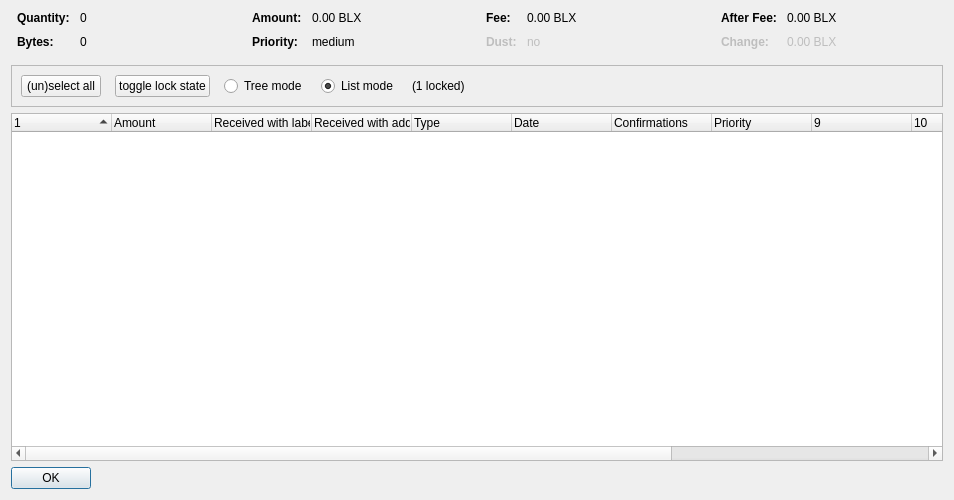
<?xml version="1.0" encoding="UTF-8"?>
<ui version="4.0">
 <class>CoinControlDialog</class>
 <widget class="QDialog" name="CoinControlDialog">
  <property name="geometry">
   <rect>
    <x>0</x>
    <y>0</y>
    <width>954</width>
    <height>500</height>
   </rect>
  </property>
  <property name="windowTitle">
   <string>Coin Selection</string>
  </property>
  <layout class="QVBoxLayout" name="verticalLayout">
   <item>
    <layout class="QHBoxLayout" name="horizontalLayoutTop" stretch="0,0,0,0">
     <property name="topMargin">
      <number>0</number>
     </property>
     <property name="bottomMargin">
      <number>10</number>
     </property>
     <item>
      <layout class="QFormLayout" name="formLayoutCoinControl1">
       <property name="horizontalSpacing">
        <number>10</number>
       </property>
       <property name="verticalSpacing">
        <number>10</number>
       </property>
       <property name="leftMargin">
        <number>6</number>
       </property>
       <property name="rightMargin">
        <number>6</number>
       </property>
       <item row="0" column="0">
        <widget class="QLabel" name="labelCoinControlQuantityText">
         <property name="font">
          <font>
           <weight>75</weight>
           <bold>true</bold>
          </font>
         </property>
         <property name="text">
          <string>Quantity:</string>
         </property>
        </widget>
       </item>
       <item row="0" column="1">
        <widget class="QLabel" name="labelCoinControlQuantity">
         <property name="cursor">
          <cursorShape>IBeamCursor</cursorShape>
         </property>
         <property name="contextMenuPolicy">
          <enum>Qt::ActionsContextMenu</enum>
         </property>
         <property name="text">
          <string notr="true">0</string>
         </property>
         <property name="textInteractionFlags">
          <set>Qt::LinksAccessibleByMouse|Qt::TextSelectableByKeyboard|Qt::TextSelectableByMouse</set>
         </property>
        </widget>
       </item>
       <item row="1" column="0">
        <widget class="QLabel" name="labelCoinControlBytesText">
         <property name="font">
          <font>
           <weight>75</weight>
           <bold>true</bold>
          </font>
         </property>
         <property name="text">
          <string>Bytes:</string>
         </property>
        </widget>
       </item>
       <item row="1" column="1">
        <widget class="QLabel" name="labelCoinControlBytes">
         <property name="cursor">
          <cursorShape>IBeamCursor</cursorShape>
         </property>
         <property name="contextMenuPolicy">
          <enum>Qt::ActionsContextMenu</enum>
         </property>
         <property name="text">
          <string notr="true">0</string>
         </property>
         <property name="textInteractionFlags">
          <set>Qt::LinksAccessibleByMouse|Qt::TextSelectableByKeyboard|Qt::TextSelectableByMouse</set>
         </property>
        </widget>
       </item>
      </layout>
     </item>
     <item>
      <layout class="QFormLayout" name="formLayoutCoinControl2">
       <property name="horizontalSpacing">
        <number>10</number>
       </property>
       <property name="verticalSpacing">
        <number>10</number>
       </property>
       <property name="leftMargin">
        <number>6</number>
       </property>
       <property name="rightMargin">
        <number>6</number>
       </property>
       <item row="0" column="0">
        <widget class="QLabel" name="labelCoinControlAmountText">
         <property name="font">
          <font>
           <weight>75</weight>
           <bold>true</bold>
          </font>
         </property>
         <property name="text">
          <string>Amount:</string>
         </property>
        </widget>
       </item>
       <item row="0" column="1">
        <widget class="QLabel" name="labelCoinControlAmount">
         <property name="cursor">
          <cursorShape>IBeamCursor</cursorShape>
         </property>
         <property name="contextMenuPolicy">
          <enum>Qt::ActionsContextMenu</enum>
         </property>
         <property name="text">
          <string notr="true">0.00 BLX</string>
         </property>
         <property name="textInteractionFlags">
          <set>Qt::LinksAccessibleByMouse|Qt::TextSelectableByKeyboard|Qt::TextSelectableByMouse</set>
         </property>
        </widget>
       </item>
       <item row="1" column="0">
        <widget class="QLabel" name="labelCoinControlPriorityText">
         <property name="font">
          <font>
           <weight>75</weight>
           <bold>true</bold>
          </font>
         </property>
         <property name="text">
          <string>Priority:</string>
         </property>
        </widget>
       </item>
       <item row="1" column="1">
        <widget class="QLabel" name="labelCoinControlPriority">
         <property name="cursor">
          <cursorShape>IBeamCursor</cursorShape>
         </property>
         <property name="contextMenuPolicy">
          <enum>Qt::ActionsContextMenu</enum>
         </property>
         <property name="text">
          <string>medium</string>
         </property>
         <property name="textInteractionFlags">
          <set>Qt::LinksAccessibleByMouse|Qt::TextSelectableByKeyboard|Qt::TextSelectableByMouse</set>
         </property>
        </widget>
       </item>
      </layout>
     </item>
     <item>
      <layout class="QFormLayout" name="formLayoutCoinControl3">
       <property name="horizontalSpacing">
        <number>10</number>
       </property>
       <property name="verticalSpacing">
        <number>10</number>
       </property>
       <property name="leftMargin">
        <number>6</number>
       </property>
       <property name="rightMargin">
        <number>6</number>
       </property>
       <item row="0" column="0">
        <widget class="QLabel" name="labelCoinControlFeeText">
         <property name="font">
          <font>
           <weight>75</weight>
           <bold>true</bold>
          </font>
         </property>
         <property name="text">
          <string>Fee:</string>
         </property>
        </widget>
       </item>
       <item row="0" column="1">
        <widget class="QLabel" name="labelCoinControlFee">
         <property name="cursor">
          <cursorShape>IBeamCursor</cursorShape>
         </property>
         <property name="contextMenuPolicy">
          <enum>Qt::ActionsContextMenu</enum>
         </property>
         <property name="text">
          <string notr="true">0.00 BLX</string>
         </property>
         <property name="textInteractionFlags">
          <set>Qt::LinksAccessibleByMouse|Qt::TextSelectableByKeyboard|Qt::TextSelectableByMouse</set>
         </property>
        </widget>
       </item>
       <item row="1" column="0">
        <widget class="QLabel" name="labelCoinControlLowOutputText">
         <property name="enabled">
          <bool>false</bool>
         </property>
         <property name="font">
          <font>
           <weight>75</weight>
           <bold>true</bold>
          </font>
         </property>
         <property name="text">
          <string>Dust:</string>
         </property>
        </widget>
       </item>
       <item row="1" column="1">
        <widget class="QLabel" name="labelCoinControlLowOutput">
         <property name="enabled">
          <bool>false</bool>
         </property>
         <property name="cursor">
          <cursorShape>IBeamCursor</cursorShape>
         </property>
         <property name="contextMenuPolicy">
          <enum>Qt::ActionsContextMenu</enum>
         </property>
         <property name="text">
          <string>no</string>
         </property>
         <property name="textInteractionFlags">
          <set>Qt::LinksAccessibleByMouse|Qt::TextSelectableByKeyboard|Qt::TextSelectableByMouse</set>
         </property>
        </widget>
       </item>
      </layout>
     </item>
     <item>
      <layout class="QFormLayout" name="formLayoutCoinControl4">
       <property name="horizontalSpacing">
        <number>10</number>
       </property>
       <property name="verticalSpacing">
        <number>10</number>
       </property>
       <property name="leftMargin">
        <number>6</number>
       </property>
       <property name="rightMargin">
        <number>6</number>
       </property>
       <item row="0" column="0">
        <widget class="QLabel" name="labelCoinControlAfterFeeText">
         <property name="font">
          <font>
           <weight>75</weight>
           <bold>true</bold>
          </font>
         </property>
         <property name="text">
          <string>After Fee:</string>
         </property>
        </widget>
       </item>
       <item row="0" column="1">
        <widget class="QLabel" name="labelCoinControlAfterFee">
         <property name="cursor">
          <cursorShape>IBeamCursor</cursorShape>
         </property>
         <property name="contextMenuPolicy">
          <enum>Qt::ActionsContextMenu</enum>
         </property>
         <property name="text">
          <string notr="true">0.00 BLX</string>
         </property>
         <property name="textInteractionFlags">
          <set>Qt::LinksAccessibleByMouse|Qt::TextSelectableByKeyboard|Qt::TextSelectableByMouse</set>
         </property>
        </widget>
       </item>
       <item row="1" column="0">
        <widget class="QLabel" name="labelCoinControlChangeText">
         <property name="enabled">
          <bool>false</bool>
         </property>
         <property name="font">
          <font>
           <weight>75</weight>
           <bold>true</bold>
          </font>
         </property>
         <property name="text">
          <string>Change:</string>
         </property>
        </widget>
       </item>
       <item row="1" column="1">
        <widget class="QLabel" name="labelCoinControlChange">
         <property name="enabled">
          <bool>false</bool>
         </property>
         <property name="cursor">
          <cursorShape>IBeamCursor</cursorShape>
         </property>
         <property name="contextMenuPolicy">
          <enum>Qt::ActionsContextMenu</enum>
         </property>
         <property name="text">
          <string notr="true">0.00 BLX</string>
         </property>
         <property name="textInteractionFlags">
          <set>Qt::LinksAccessibleByMouse|Qt::TextSelectableByKeyboard|Qt::TextSelectableByMouse</set>
         </property>
        </widget>
       </item>
      </layout>
     </item>
    </layout>
   </item>
   <item>
    <widget class="QFrame" name="frame">
     <property name="minimumSize">
      <size>
       <width>0</width>
       <height>40</height>
      </size>
     </property>
     <property name="frameShape">
      <enum>QFrame::StyledPanel</enum>
     </property>
     <property name="frameShadow">
      <enum>QFrame::Sunken</enum>
     </property>
     <layout class="QHBoxLayout" name="horizontalLayout">
      <item>
       <layout class="QHBoxLayout" name="horizontalLayoutPanel" stretch="0,0,0,0,0,0">
        <property name="spacing">
         <number>14</number>
        </property>
        <item>
         <widget class="QPushButton" name="pushButtonSelectAll">
          <property name="sizePolicy">
           <sizepolicy hsizetype="Maximum" vsizetype="Fixed">
            <horstretch>0</horstretch>
            <verstretch>0</verstretch>
           </sizepolicy>
          </property>
          <property name="text">
           <string>(un)select all</string>
          </property>
          <property name="autoDefault">
           <bool>false</bool>
          </property>
         </widget>
        </item>
        <item>
         <widget class="QPushButton" name="pushButtonToggleLock">
          <property name="sizePolicy">
           <sizepolicy hsizetype="Maximum" vsizetype="Fixed">
            <horstretch>0</horstretch>
            <verstretch>0</verstretch>
           </sizepolicy>
          </property>
          <property name="text">
           <string>toggle lock state</string>
          </property>
          <property name="autoDefault">
           <bool>false</bool>
          </property>
         </widget>
        </item>
        <item>
         <widget class="QRadioButton" name="radioTreeMode">
          <property name="sizePolicy">
           <sizepolicy hsizetype="Maximum" vsizetype="Fixed">
            <horstretch>0</horstretch>
            <verstretch>0</verstretch>
           </sizepolicy>
          </property>
          <property name="text">
           <string>Tree mode</string>
          </property>
         </widget>
        </item>
        <item>
         <widget class="QRadioButton" name="radioListMode">
          <property name="sizePolicy">
           <sizepolicy hsizetype="Maximum" vsizetype="Fixed">
            <horstretch>0</horstretch>
            <verstretch>0</verstretch>
           </sizepolicy>
          </property>
          <property name="text">
           <string>List mode</string>
          </property>
          <property name="checked">
           <bool>true</bool>
          </property>
         </widget>
        </item>
        <item>
         <widget class="QLabel" name="labelLocked">
          <property name="text">
           <string>(1 locked)</string>
          </property>
         </widget>
        </item>
        <item>
         <spacer name="horizontalSpacer">
          <property name="orientation">
           <enum>Qt::Horizontal</enum>
          </property>
          <property name="sizeHint" stdset="0">
           <size>
            <width>40</width>
            <height>20</height>
           </size>
          </property>
         </spacer>
        </item>
       </layout>
      </item>
     </layout>
    </widget>
   </item>
   <item>
    <widget class="CoinControlTreeWidget" name="treeWidget">
     <property name="contextMenuPolicy">
      <enum>Qt::CustomContextMenu</enum>
     </property>
     <property name="sortingEnabled">
      <bool>false</bool>
     </property>
     <property name="columnCount">
      <number>13</number>
     </property>
     <attribute name="headerShowSortIndicator" stdset="0">
      <bool>true</bool>
     </attribute>
     <attribute name="headerStretchLastSection">
      <bool>false</bool>
     </attribute>
     <column>
      <property name="text">
       <string/>
      </property>
     </column>
     <column>
      <property name="text">
       <string>Amount</string>
      </property>
     </column>
     <column>
      <property name="text">
       <string>Received with label</string>
      </property>
     </column>
     <column>
      <property name="text">
       <string>Received with address</string>
      </property>
     </column>
     <column>
      <property name="text">
	<string>Type</string>
      </property>
     </column>
     <column>
      <property name="text">	 
       <string>Date</string>
      </property>
     </column>
     <column>
      <property name="text">
       <string>Confirmations</string>
      </property>
      <property name="toolTip">
       <string>Confirmed</string>
      </property>
     </column>
     <column>
      <property name="text">
       <string>Priority</string>
      </property>
     </column>
     <column>
      <property name="text">
       <string/>
      </property>
     </column>
     <column>
      <property name="text">
       <string/>
      </property>
     </column>
     <column>
      <property name="text">
       <string/>
      </property>
     </column>
     <column>
      <property name="text">
       <string/>
      </property>
     </column>
     <column>
      <property name="text">
       <string/>
      </property>
     </column>
    </widget>
   </item>
   <item>
    <widget class="QDialogButtonBox" name="buttonBox">
     <property name="sizePolicy">
      <sizepolicy hsizetype="Maximum" vsizetype="Fixed">
       <horstretch>0</horstretch>
       <verstretch>0</verstretch>
      </sizepolicy>
     </property>
     <property name="orientation">
      <enum>Qt::Horizontal</enum>
     </property>
     <property name="standardButtons">
      <set>QDialogButtonBox::Ok</set>
     </property>
    </widget>
   </item>
  </layout>
 </widget>
 <customwidgets>
  <customwidget>
   <class>CoinControlTreeWidget</class>
   <extends>QTreeWidget</extends>
   <header>coincontroltreewidget.h</header>
  </customwidget>
 </customwidgets>
 <resources/>
 <connections/>
</ui>
